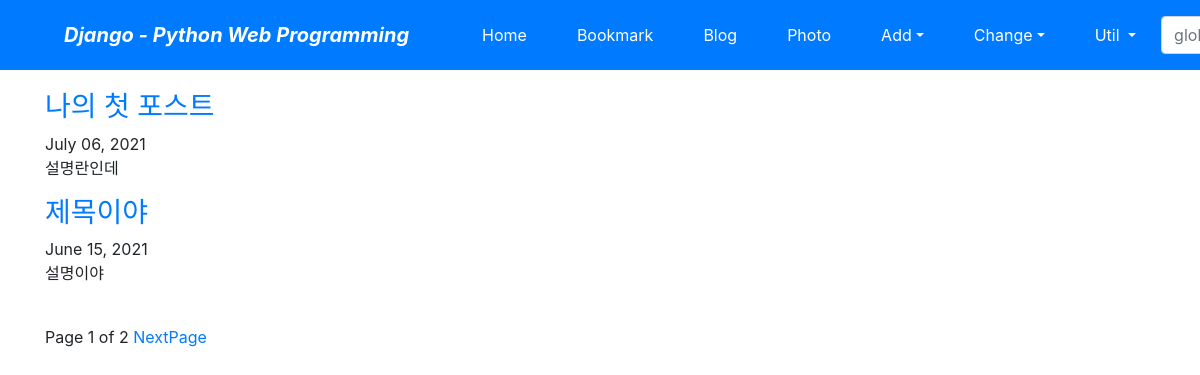
/blog/, run on an earlier commit of the app's database.
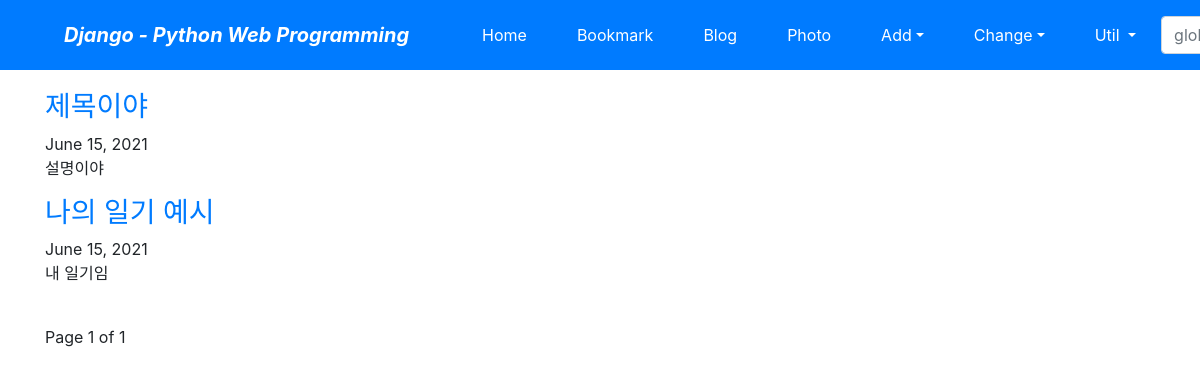
And on a later commit of the database.
### blogapp/models.py (models this page shows, shortened)
class Post(models.Model):
    title = models.CharField(verbose_name='TITLE', max_length=50)
    slug = models.SlugField('SLUG', unique=True, allow_unicode=True, help_text='one word for title alias.')
    description = models.CharField('DESCRIPTION', max_length=100, blank=True, help_text='simple description text.')
    content = models.TextField('CONTENT')
    create_dt = models.DateTimeField('CREATE DATE', auto_now_add=True)
    modify_dt = models.DateTimeField('MODIFY DATE', auto_now=True)
    tags = TaggableManager(blank=True)
    owner = models.ForeignKey(User, on_delete=models.CASCADE, verbose_name='OWNER', blank=True, null=True)
    class Meta:
        verbose_name = 'post'
        verbose_name_plural = 'posts'
        db_table = 'blogapp_posts'
        ordering = ('-modify_dt',)
    def get_absolute_url(self):
        return reverse('blog:post_detail', args=(self.slug,))

### blogapp/views.py (the view)
# urls.py: path('', views.PostLV.as_view(), name='index'),
class PostLV(ListView):
    model = Post
    template_name = 'blogapp/post_all.html'
    context_object_name = 'posts'
    paginate_by = 2

### blogapp/templates/blogapp/post_all.html (shortened to what this page needs)
{% extends 'base.html' %}
{% block content %}
{% for post in posts %}
    <h3><a href='{{ post.get_absolute_url }}'>{{ post.title }}</a></h3>
    {{ post.modify_dt|date:"N d, Y" }}
    <p>{{ post.description }}</p>
{% endfor %}
<br>
<div>
    <span>
        Page {{ page_obj.number }} of {{ page_obj.paginator.num_pages }}
        {% if page_obj.has_next %}
            <a href="?page={{ page_obj.next_page_number }}">NextPage</a>
        {% endif %}
    </span>
</div>
{% endblock %}

### blog/templates/base.html (shortened to what this page needs)
<!DOCTYPE html>
<html lang="ko">
<head>
    <link href="https://cdn.jsdelivr.net/npm/bootstrap@5.0.1/dist/css/bootstrap.min.css" rel="stylesheet">
    <link rel="stylesheet" href="https://stackpath.bootstrapcdn.com/bootstrap/4.2.1/css/bootstrap.min.css">
</head>
<body style="padding-top:90px;">
<nav class="navbar navbar-expand-lg navbar-dark bg-primary fixed-top">
  <span class="navbar-brand mx-5 mb-0 font-weight-bold font-italic">Django - Python Web Programming</span>
    <div class="collapse navbar-collapse" id="navbarSupportedContent">
      <ul class="navbar-nav mr-auto">
        <li class="nav-item mx-1 btn btn-primary">
          <a class="nav-link text-white" href="{% url 'home' %}">Home</a>
        </li>
        <li class="nav-item mx-1 btn btn-primary">
          <a class="nav-link text-white" href="{% url 'bookmark:index' %}">Bookmark</a>
        </li>
        <li class="nav-item mx-1 btn btn-primary">
          <a class="nav-link text-white" href="{% url 'blog:index' %}">Blog</a>
        </li>
        <li class="nav-item mx-1 btn btn-primary">
          <a class="nav-link text-white" href="{% url 'photo:index' %}">Photo</a>
        </li>
        <li class="nav-item dropdown mx-1 btn btn-primary">
          <a class="nav-link dropdown-toggle text-white" href="#" data-toggle="dropdown">
              Add</a>
        </li>
        <li class="nav-item dropdown mx-1 btn btn-primary">
          <a class="nav-link dropdown-toggle text-white" href="#" data-toggle="dropdown">
              Change</a>
        </li>
        <li class="nav-item dropdown mx-1 btn btn-primary">
          <a class="nav-link dropdown-toggle text-white" href="#" data-toggle="dropdown">
            Util
          </a>
            </li>
          </ul>
      <form class="form-inline my-2" action="" method="post"> {% csrf_token %}
        <input class="form-control mr-sm-2" type="search" placeholder="global search" name="search_word">
      </form>
    </div>
</nav>
<div class="container">
    {% block content %}{% endblock %}
</div>
</body>
</html>

What changed in the data, as far as the page shows it:
removed Post: title "나의 첫 포스트", modify_dt "July 06, 2021", description "설명란인데"
now on this page (row unchanged): Post: title "나의 일기 예시", modify_dt "June 15, 2021", description "내 일기임"
Also different on the page:
{{ page_obj.paginator.num_pages }}: "2" → "1"
text no longer shown: "NextPage"
